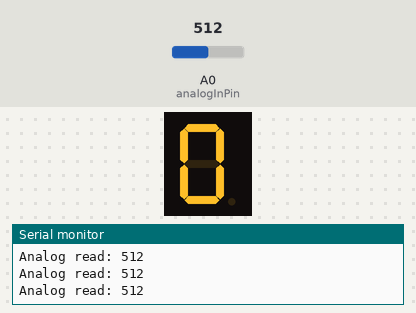
A sketch run on a simulated ESP8266 (NodeMCU). Shown: 1-digit seven-segment display, the last lines printed to the serial monitor. Wiring (inferred from the names in the program): 1-digit 7-segment display, segments lit when HIGH: segments D0, D3, D4, D5, D6, D7, D8. The test bench sets the inputs (shaded band); at power-on: A0 (analogInPin) = 512. The segment pins are drawn as the display they are named for; the audio player accepts every command and is not drawn.

Above: at 1.7 s.
1.8 s: A0 (analogInPin) set to 140
At 2.3 s:
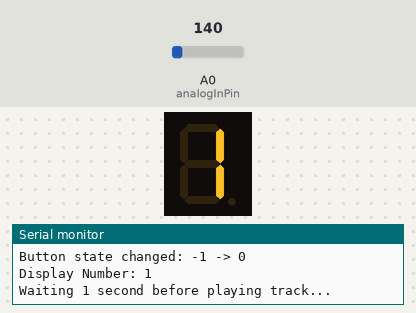
3.3 s: A0 (analogInPin) set to 660
Timing chart, 0 to 6.3 s (numbered marks = the images above; inputs shaded):
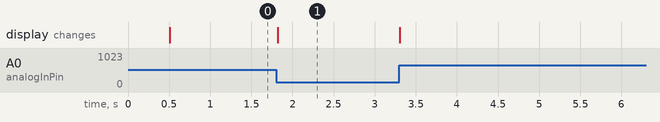

Measured:
- after the input at 1.8 s, the display: changes at once (image 1)

The sketch:

Jukebox_project_code.ino
```cpp
#include <SoftwareSerial.h>
#include <DFRobotDFPlayerMini.h>


// Pins
const int analogInPin = A0;
const int segmentPins[7] = {D0, D3, D4, D5, D6, D7, D8};


// Variables
int sensorValue = 0;
int state = -1;         // Current button state: -1 = no button, 0 = UP, 1 = DOWN
int lastState = -1;     // Previous stable button state
int number = 0;         // Displayed number (0–9)
int lastPlayed = -1;    // Tracks last played number


// 7-segment digit patterns (common cathode)
const byte digits[10][7] = {
  {1, 1, 1, 1, 1, 1, 0}, // 0
  {0, 1, 1, 0, 0, 0, 0}, // 1
  {1, 1, 0, 1, 1, 0, 1}, // 2
  {1, 1, 1, 1, 0, 0, 1}, // 3
  {0, 1, 1, 0, 0, 1, 1}, // 4
  {1, 0, 1, 1, 0, 1, 1}, // 5
  {1, 0, 1, 1, 1, 1, 1}, // 6
  {1, 1, 1, 0, 0, 0, 0}, // 7
  {1, 1, 1, 1, 1, 1, 1}, // 8
  {1, 1, 1, 1, 0, 1, 1}  // 9
};


SoftwareSerial mySerial(D1, D2);  // RX, TX
DFRobotDFPlayerMini player;


void setup() {
  Serial.begin(115200);
  mySerial.begin(9600);


  Serial.println("Initializing DFPlayer...");
  if (player.begin(mySerial)) {
    Serial.println("DFPlayer initialized.");
    player.volume(20); // Set volume (0–30)
  } else {
    Serial.println("DFPlayer initialization failed.");
  }


  for (int i = 0; i < 7; i++) {
    pinMode(segmentPins[i], OUTPUT);
  }


  showDigit(number);
  stopMusic(); // Ensure nothing plays on startup
}


void loop() {
  readSwitch();


  if (state != lastState) {
    Serial.print("Button state changed: ");
    Serial.print(lastState);
    Serial.print(" -> ");
    Serial.println(state);
    lastState = state;


    if (state == 0 && number < 9) {     // UP button pressed
      number++;
      updateDisplayAndPlay();
    } else if (state == 1 && number > 0) {  // DOWN button pressed
      number--;
      updateDisplayAndPlay();
    }
  }


  delay(50);  // Small delay to reduce bouncing and rapid cycling
}


void readSwitch() {
  sensorValue = analogRead(analogInPin);
  Serial.print("Analog read: ");
  Serial.println(sensorValue);


  if (sensorValue < 150 && sensorValue > 1) {
    state = 0;  // UP button
  } else if (sensorValue < 1024 && sensorValue > 650) {
    state = 1;  // DOWN button
  } else {
    state = -1; // No button
  }
}


void showDigit(int num) {
  for (int i = 0; i < 7; i++) {
    digitalWrite(segmentPins[i], digits[num][i]);
  }
}


void updateDisplayAndPlay() {
  Serial.print("Display Number: ");
  Serial.println(number);


  showDigit(number);


  Serial.println("Waiting 1 second before playing track...");
  delay(1000);  // 1 second delay to let the speaker rest


  handleMusic(number);
}


void handleMusic(int num) {
  if (num == 0) {
    if (lastPlayed != -1) {
      Serial.println("Display is 0 → stopping any playing track.");
      stopMusic();
      lastPlayed = -1;
    } else {
      Serial.println("Display is 0 → nothing to stop.");
    }
    return;
  }


  if (num != lastPlayed) {
    Serial.print("Playing track: 00");
    Serial.println(num);
    player.play(num);  // Plays 001 to 009
    lastPlayed = num;
  } else {
    Serial.println("Same track already playing → no action.");
  }
}


void stopMusic() {
  Serial.println("Sending stop command to DFPlayer...");
  player.stop();  // Stop any playing track
}
```
